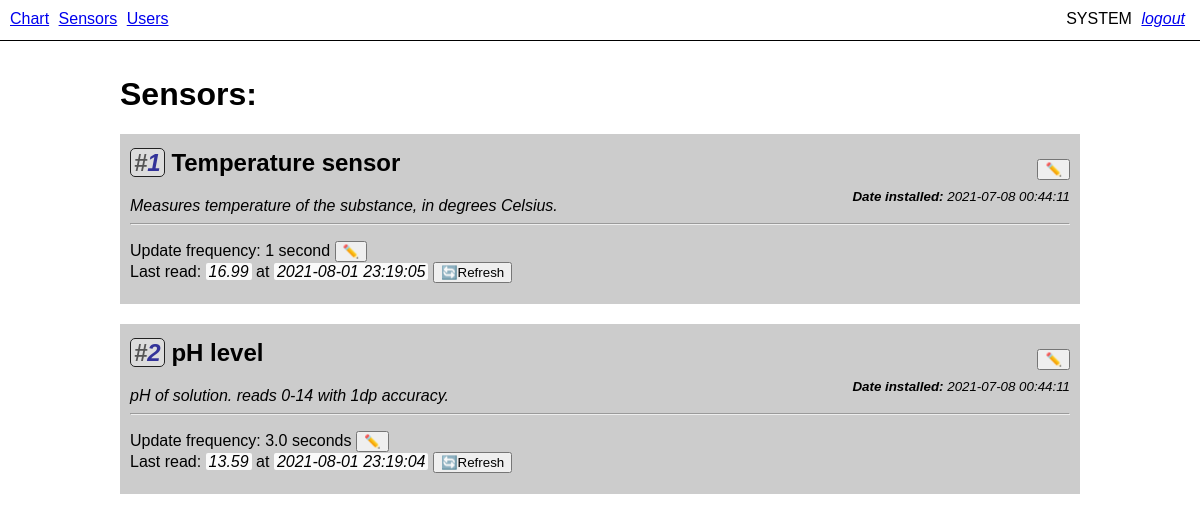
The page /sensors/ (signed in) on the database its author committed.
### tables this page shows
CREATE TABLE 'users' (
'id' INTEGER DEFAULT NULL PRIMARY KEY AUTOINCREMENT,
'username' TEXT DEFAULT NULL UNIQUE,
'password_hash' TEXT DEFAULT NULL
);

CREATE TABLE 'sensors' (
'id' INTEGER DEFAULT NULL PRIMARY KEY AUTOINCREMENT,
'name' TEXT DEFAULT 'New sensor',
'description' TEXT DEFAULT NULL,
'update_frequency' INTEGER DEFAULT 10, -- in deciseconds (*10ms)
'date_installed' INTEGER DEFAULT (strftime('%s','now'))
);

### admin/panels.py (the view)
@admin_bp.route('/sensors/')
@authenticate("MANAGE_SENSORS")
def sensor_control():
    sensors = list( map(list, get_all_sensors()) ) # get all sensors, as list of lists (not of tuples)
    print(sensors)
    for sensor in sensors:
        print(sensor[0])
        last_read_timestamp, last_value = get_recent_reading(sensor[0])
        sensor.append(last_value)
        sensor.append(last_read_timestamp)
    return render_template('sensors.html', sensors=sensors)

### api/logs.py (called while the page is built)
def get_recent_reading(sensor_id):
    with sqlite3.connect(DATABASE_PATH) as con:
        cur = con.cursor()
        cur.execute("SELECT datetime(timestamp, 'unixepoch', 'localtime'), value FROM log WHERE sensor = ? ORDER BY timestamp DESC LIMIT 1", [sensor_id])
        log = cur.fetchone()
    return log

### api/sensors.py (called while the page is built)
def get_all_sensors():
    with sqlite3.connect(DATABASE_PATH) as con:
        cur = con.cursor()
        cur.execute("SELECT id, name, description, datetime(date_installed, 'unixepoch', 'localtime') as date_installed, update_frequency FROM sensors")
        sensors = cur.fetchall()
    return sensors

### api/users.py (called while the page is built)
def get_username(userid):
    print(userid)
    with sqlite3.connect(DATABASE_PATH) as con:
        cur = con.cursor()
        cur.execute("SELECT username FROM users WHERE id = ?", [userid])
        name = cur.fetchone()
    return name[0]

### user/auth.py (called while the page is built)
def user_has_permissions(userID, permissionIDs, mode='all'):
    with sqlite3.connect(DATABASE_PATH) as con:
        cur = con.cursor()
        statement = "SELECT COUNT() FROM user_permissions WHERE user_id = ? AND permission_id IN ("+("?,"*len(permissionIDs))[:-1]+")"
        cur.execute(statement, [userID]+permissionIDs)
        result = cur.fetchone()[0]
        if mode == 'any':
            return result > 0
        if mode == 'all':
            return result == len(permissionIDs)

def has_perms(userID, permission_names, mode='all'):
    if type(permission_names)==str: permission_names = [permission_names]
    permissionIDs = [get_permissionid(permission_name) if type(permission_name)==str else permission_name for permission_name in permission_names]
    with sqlite3.connect(DATABASE_PATH) as con:
        cur = con.cursor()
        statement = "SELECT COUNT() FROM user_permissions WHERE user_id = ? AND permission_id IN ("+("?,"*len(permissionIDs))[:-1]+")"
        cur.execute(statement, [userID]+permissionIDs)
        result = cur.fetchone()[0]
        if mode == 'any':
            return result > 0
        if mode == 'all':
            return result == len(permissionIDs)

def get_permissionid(permission_name):
    with sqlite3.connect(DATABASE_PATH) as con:
        cur = con.cursor()
        cur.execute("SELECT id FROM permissions WHERE permission_name = ?", [permission_name])
        id = cur.fetchone()
    return id[0]

### admin/templates/sensors.html (shortened to what this page needs)
{% extends 'layout.html' %}
{% block body %}
<h1>Sensors:</h1>
{% for id, name, description, timestamp, update_frequency, last_value, last_timestamp in sensors %}
<div class="sensor">
    <div>
        <button class="editbutton" onclick="editMetadata(this)">✏️</button>
        <h2>
            <span class="id_indicator">
                <span class="hashtag">#</span>{{id}}</span>
            <span class="name">{{name}}</span>
        </h2>
        <div class="installdate">
            <i><small>
                <b>Date installed:</b>
                <span class="timestamp">{{timestamp}}</span>
            </small></i>
        </div>
        <em>{{description}}</em>
    </div>
    <hr>
    <p>
        <div>
            Update frequency: <span class="text_{{id}}"></span>
            <button onclick="editFreq(this)">✏️</button>
            <br>
            <div id="latest_{{id}}">
                Last read:
                <span class="variable">{{last_value}}</span>
                at
                <span class="variable">{{last_timestamp}}</span>
                <button onclick="refresh(this)">🔄Refresh</button>
            </div>
        </div>
    </p>
</div>
{% endfor %}
{% endblock %}

### templates/layout.html (shortened to what this page needs)
<!DOCTYPE HTML>
<html lang="en">
  <head>
  </head>
  <body>
    <nav>
      <div>
        <ul>
          {%if 'userid' in session and session['userid']|has_permission("VIEW_LOGS")%}<li><a href="/chart/">Chart</a></li>{%endif%}
          {%if 'userid' in session and session['userid']|has_permission("MANAGE_SENSORS")%}<li><a href="/sensors/">Sensors</a></li>{%endif%}
          {%if 'userid' in session%}<li><a href="/users/">Users</a></li>{%endif%}
        </ul>
      </div>
      <div class="user_fields">
        <ul>
          {%if 'userid' in session%}<li>{{session['userid']|get_username}}</li>
          {%else%}<li><em>guest</em></li>{%endif%}
          {%if 'userid' in session%}<li><em><a href="/logout/">logout</a></em></li>{%endif%}
        </ul>
      </div>
    </nav>
    <br><br>
    <main>
    {% block body %}
    {% endblock %}
    </main>
  </body>
</html>

### templates/layout.html (style rules this page uses)
body { margin: 0; font-family: Helvetica, Calibri, Arial, sans-serif; }
nav { width: 100%; height: 40px; position: fixed; top: 0; background-color: white; border-bottom: black 1px solid; }
nav .user_fields { display:block; float:right; margin-left: auto; }
nav div { padding: 10px; float: left; }
nav ul { list-style: none; margin: 0; padding: 0; display: inline; }
nav li { display: inline-block; margin-right: 5px; }
nav .user_fields li { margin: 0 5px 0 0; }
main { margin: 10px; }

### admin/templates/sensors.html (style rules this page uses)
main { margin: 5vh 10%; }
.sensor { background-color: #ccc; padding: 5px 10px; margin-bottom: 20px; }
.sensor .id_indicator { font-style: oblique; color: #339; border: 1px solid #222; border-radius: 5px; padding: 0px 3px; background-color: #ddd; }
.id_indicator .hashtag { color: #555; }
.sensor h2 { margin-top:10px; }
.installdate { float:right; margin-top:-10px; }
.editbutton { float:right; margin-top: 10px; }
.variable { font-style: italic; border-radius: 2px; padding: 0px 3px; background-color: #fafafa; }

### rows shown on the page
users: userid|get_username "SYSTEM"
sensors: id "1", name "Temperature sensor", timestamp "2021-07-08 00:44:11", description "Measures temperature of the substance, in degrees Celsius.", last_value "16.99", last_timestamp "2021-08-01 23:19:05"
sensors: id "2", name "pH level", timestamp "2021-07-08 00:44:11", description "pH of solution. reads 0-14 with 1dp accuracy.", last_value "13.59", last_timestamp "2021-08-01 23:19:04"
